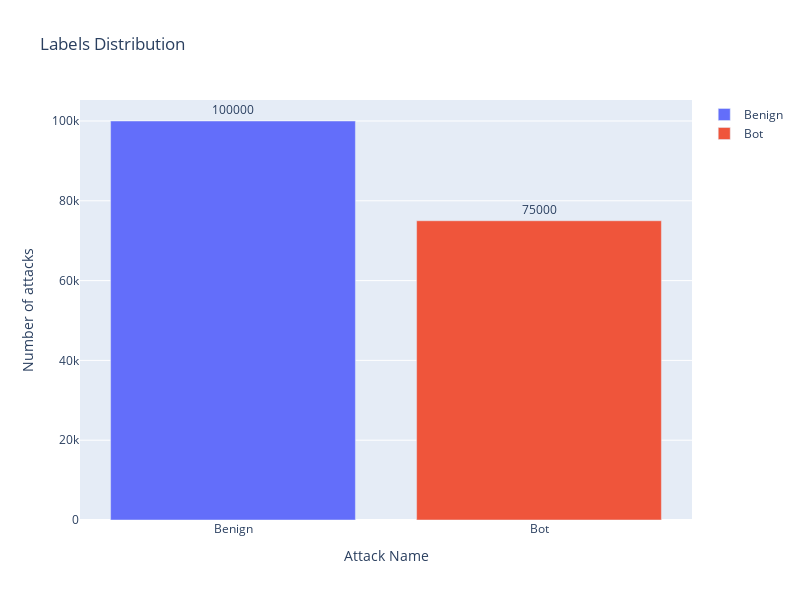

This figure's notebook cell:
### Code cell
toTrainModel = shortData(withoutDuplicates, 100000, 75000).copy()
selectedToSaveDataset = shortData(
    withoutDuplicates, 100000, 143395).copy()
showAttackDistribution(toTrainModel[LABEL])

### Figure 1 — Plotly figure (JSON) as saved in the notebook; plotly's stock layout.template omitted (floating-point values rounded to 4 significant figures)
{"data": [{"name": "Benign", "orientation": "v", "text": "100000", "textposition": "outside", "type": "bar", "x": ["Benign"], "y": [100000]}, {"name": "Bot", "orientation": "v", "text": "75000", "textposition": "outside", "type": "bar", "x": ["Bot"], "y": [75000]}], "layout": {"height": 600, "title": {"text": "Labels Distribution"}, "width": 800, "xaxis": {"title": {"text": "Attack Name"}}, "yaxis": {"title": {"text": "Number of attacks"}}}}
